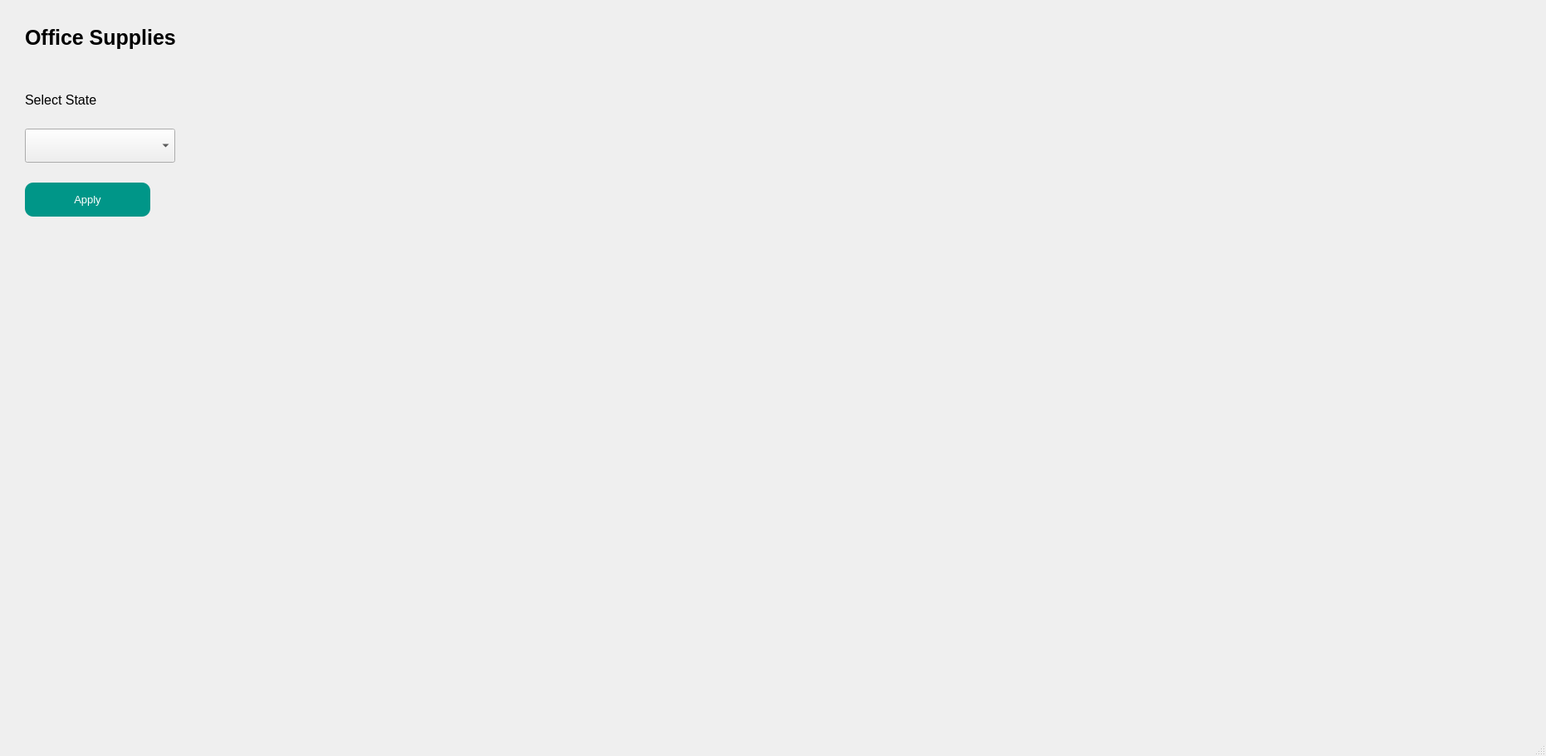
<?xml version="1.0" encoding="UTF-8"?>
<ui version="4.0">
 <class>MainWindow</class>
 <widget class="QMainWindow" name="MainWindow">
  <property name="geometry">
   <rect>
    <x>0</x>
    <y>0</y>
    <width>1862</width>
    <height>911</height>
   </rect>
  </property>
  <property name="windowTitle">
   <string>MainWindow</string>
  </property>
  <widget class="QWidget" name="centralwidget">
   <widget class="QWidget" name="verticalLayoutWidget_4">
    <property name="geometry">
     <rect>
      <x>10</x>
      <y>420</y>
      <width>721</width>
      <height>431</height>
     </rect>
    </property>
    <layout class="QVBoxLayout" name="layout1">
     <property name="sizeConstraint">
      <enum>QLayout::SetDefaultConstraint</enum>
     </property>
    </layout>
   </widget>
   <widget class="QWidget" name="verticalLayoutWidget_5">
    <property name="geometry">
     <rect>
      <x>380</x>
      <y>10</y>
      <width>1461</width>
      <height>391</height>
     </rect>
    </property>
    <layout class="QVBoxLayout" name="layout2">
     <property name="sizeConstraint">
      <enum>QLayout::SetDefaultConstraint</enum>
     </property>
    </layout>
   </widget>
   <widget class="QWidget" name="verticalLayoutWidget_6">
    <property name="geometry">
     <rect>
      <x>750</x>
      <y>420</y>
      <width>551</width>
      <height>431</height>
     </rect>
    </property>
    <layout class="QVBoxLayout" name="layout3">
     <property name="sizeConstraint">
      <enum>QLayout::SetDefaultConstraint</enum>
     </property>
    </layout>
   </widget>
   <widget class="QWidget" name="verticalLayoutWidget_7">
    <property name="geometry">
     <rect>
      <x>1320</x>
      <y>420</y>
      <width>521</width>
      <height>431</height>
     </rect>
    </property>
    <layout class="QVBoxLayout" name="layout4">
     <property name="sizeConstraint">
      <enum>QLayout::SetDefaultConstraint</enum>
     </property>
    </layout>
   </widget>
   <widget class="QPushButton" name="applybutton">
    <property name="geometry">
     <rect>
      <x>30</x>
      <y>220</y>
      <width>151</width>
      <height>41</height>
     </rect>
    </property>
    <property name="font">
     <font>
      <pointsize>10</pointsize>
     </font>
    </property>
    <property name="styleSheet">
     <string notr="true">QPushButton {
            border-radius: 10px;
            padding: 5px;
            background-color: #009688;
            color: white;
        }

QPushButton:hover {
            background-color: #008080;
        }

QPushButton:pressed {
            background-color: #006666;
        }</string>
    </property>
    <property name="text">
     <string>Apply</string>
    </property>
   </widget>
   <widget class="QComboBox" name="state_menu">
    <property name="geometry">
     <rect>
      <x>30</x>
      <y>155</y>
      <width>181</width>
      <height>41</height>
     </rect>
    </property>
    <property name="font">
     <font>
      <pointsize>10</pointsize>
     </font>
    </property>
   </widget>
   <widget class="QLabel" name="label_2">
    <property name="geometry">
     <rect>
      <x>30</x>
      <y>110</y>
      <width>181</width>
      <height>21</height>
     </rect>
    </property>
    <property name="font">
     <font>
      <pointsize>12</pointsize>
     </font>
    </property>
    <property name="text">
     <string>Select State</string>
    </property>
   </widget>
   <widget class="QLabel" name="label">
    <property name="geometry">
     <rect>
      <x>30</x>
      <y>0</y>
      <width>301</width>
      <height>91</height>
     </rect>
    </property>
    <property name="font">
     <font>
      <pointsize>19</pointsize>
      <weight>75</weight>
      <bold>true</bold>
     </font>
    </property>
    <property name="autoFillBackground">
     <bool>false</bool>
    </property>
    <property name="text">
     <string>Office Supplies</string>
    </property>
    <property name="wordWrap">
     <bool>true</bool>
    </property>
   </widget>
  </widget>
  <widget class="QMenuBar" name="menubar">
   <property name="geometry">
    <rect>
     <x>0</x>
     <y>0</y>
     <width>1862</width>
     <height>26</height>
    </rect>
   </property>
  </widget>
  <widget class="QStatusBar" name="statusbar"/>
 </widget>
 <resources/>
 <connections/>
</ui>
